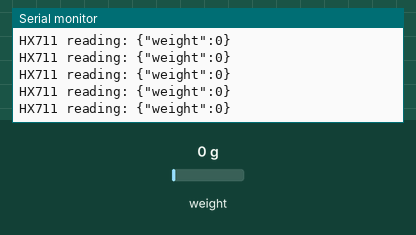
Bench run of a sketch on a simulated ESP8266 (NodeMCU). Parts: the last lines printed to the serial monitor. The inputs (shaded band) are chosen by the test bench; at power-on: weight on the scale 0 g. WiFi joins after 1.5 s; servers stay silent unless stated; random numbers use the default seed unless the sketch sets one; no MQTT or app messages arrive unless stated.

Above: at 2.7 s.
2.8 s: weight on the scale set to 100 g
At 3.14 s:
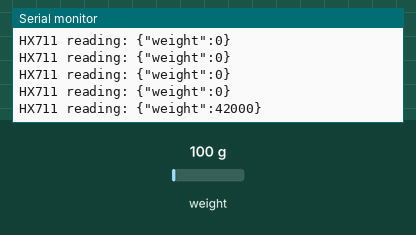
4.3 s: weight on the scale set to 1250 g
At 4.34 s:
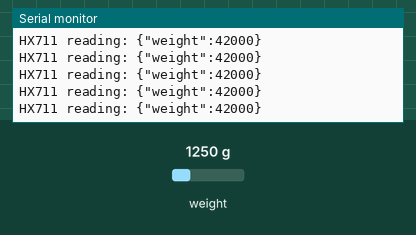
Timing chart, 0 to 7.3 s (numbered marks = the images above; inputs shaded):
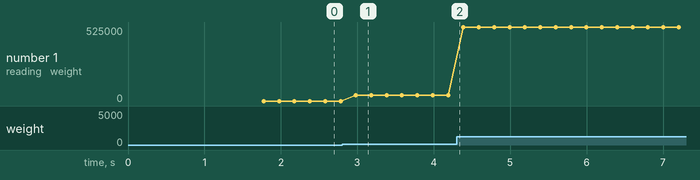

The sketch:

esp8266-mqtt-weight.ino
```cpp
#include <ESP8266WiFi.h>
#include <WiFiManager.h>
#include <PubSubClient.h>
#include <HX711.h>
#include <ArduinoJson.h>
#include <ArduinoOTA.h>

const char* topics = "/weight/1";          //硬件发送数据的主题
const char* mqtt_server = "www.xxx.com";   //MQTT服务器地址
const int LOADCELL_DOUT_PIN = D1;		   //数据端口
const int LOADCELL_SCK_PIN = D2;           //时钟端口
long  weight = 0;
HX711 scale;
WiFiClient wclient;
PubSubClient client(wclient);

//初始化函数
void setup() {
  Serial.begin(115200);
  delay(10);
  //注册传感器数据口和时钟口
  scale.begin(LOADCELL_DOUT_PIN, LOADCELL_SCK_PIN);
  delay(10);
  WiFiManager wifimanager;
  wifimanager.setBreakAfterConfig(true);
  if (!wifimanager.autoConnect()) {
    Serial.println("failed to connect, we should reset as see if it connects");
    delay(3000);
    ESP.reset();
    delay(5000);
  }

  ArduinoOTA.onStart([]() {
    String type;
    if (ArduinoOTA.getCommand() == U_FLASH) {
      type = "sketch";
    } else {
      type = "filesystem";
    }
    Serial.println("Start updating " + type);
    });
    ArduinoOTA.onEnd([]() {
      Serial.println("\nEnd");
    });
    ArduinoOTA.onProgress([](unsigned int progress, unsigned int total) {
      Serial.printf("Progress: %u%%\r", (progress / (total / 100)));
    });
    ArduinoOTA.onError([](ota_error_t error) {
      Serial.printf("Error[%u]: ", error);
      if (error == OTA_AUTH_ERROR) {
        Serial.println("Auth Failed");
      } else if (error == OTA_BEGIN_ERROR) {
        Serial.println("Begin Failed");
      } else if (error == OTA_CONNECT_ERROR) {
        Serial.println("Connect Failed");
      } else if (error == OTA_RECEIVE_ERROR) {
        Serial.println("Receive Failed");
      } else if (error == OTA_END_ERROR) {
        Serial.println("End Failed");
      }
    });
    ArduinoOTA.begin();

    Serial.println("Connected!");
    Serial.print("local ip:");
    Serial.println(WiFi.localIP());
    client.setServer(mqtt_server, 1883);
}


//重连MQTT代理
void reconnect() {
  // 循环直到连接代理成功
  while (!client.connected()) {
    Serial.print("Attempting MQTT connection...");
    // 创建一个随机客户端ID
    String clientId = "nodemcuClient-";
    clientId += String(random(0xffff), HEX);
    // 尝试连接
    if (client.connect(clientId.c_str())) {
      Serial.println("connected");
      // 连接成功可订阅主题
      //client.subscribe("harshad/harshad");
    } else {
      Serial.print("failed, rc=");
      Serial.print(client.state());
      Serial.println(" try again in 5 seconds");
      // 等待
      delay(2000);
    }
  }
}

//主函数
void loop() {
  while (WiFi.status() != WL_CONNECTED) {
    WiFiManager wifimanager;
    if (!wifimanager.autoConnect()) {
      Serial.println("failed to connect, we should reset as see if it connects");
      delay(3000);
      ESP.reset();
      delay(5000);
    }
  }
  if (!client.connected()) {
    reconnect();
  }
  client.loop();

  char json[128] ="";
  DynamicJsonDocument doc(128);
  doc["weight"] = readweight();
  serializeJson(doc,json);
  client.publish(topics,json);
  Serial.println(json);

  ArduinoOTA.handle();
}

//读取压力传感器的值
long readweight(){
  delay(100);
  if (scale.is_ready()) {
    weight  = scale.read();
    Serial.print("HX711 reading: ");
  } else {
    weight = 0;
    Serial.println("HX711 not found.");
  }
  return weight;
 }
```

Measured:
- after the input at 2.8 s, the serial monitor: prints a new line after 0.18 s (image 1)
- plotted number 1: 0 → 42000 after the input at 2.8 s, 42000 → 525000 after the input at 4.3 s
